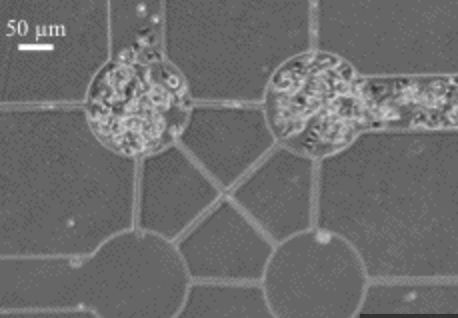
#> input picture Edge_Detection/test_1.png, 458 x 318 px
$ jupyter execute --allow-errors edgeDetection.ipynb
#> lines starting #> are read from the running program, lines starting #| are printed output that depends on the picture; after the words box and inside, x2 and y2 are one past the last pixel; in counts of white or black regions, pixels touching at a corner belong together
# Edge Detection in Microscopic Cells

[cell 1]
import numpy as np
import cv2 as cv
from matplotlib import pyplot as plt

# Read the image
from skimage import io

[cell 2]
# Read from skimage
# Reads with color
raw_img = io.imread("test_1.png");
#> raw_img is the input picture: shape (318, 458, 4); mean R, G, B, A 110, 110, 110, 255
print("shape of the image:", raw_img.shape)  ### width, height, and num_channels (e.g., RBG) of the image
#| shape of the image: (318, 458, 4)
print(f"there are {np.prod(raw_img.shape[:-1])} pixels in the image.")
#| there are 145644 pixels in the image.
print("First 10 pixels of the image: " + str(raw_img[0][:10])); # (R,G,B, Transperency for each pixel)
#| First 10 pixels of the image: [[102 102 102 255]
#|  [102 102 102 255]
#|  [102 102 102 255]
#|  [ 98  98  98 255]
#|  [ 90  89  89 255]
#|  [ 90  89  90 255]
#|  [ 97  98  98 255]
#|  [102 102 102 255]
#|  [102 102 102 255]
#|  [ 97  98  98 255]]

# Image using CV
# cv doesn't use color, seems to maybe average or take the first value
img = cv.imread("test_3.png", 0);
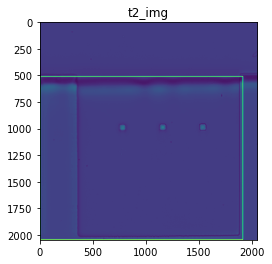
#> input picture Edge_Detection/test_3.png, 272 x 264 px
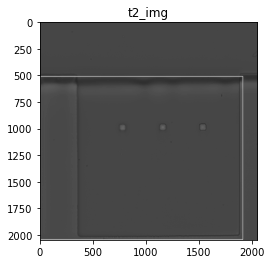
#> img: shape (264, 272); min 0, max 255, mean 129.2

# Guassian Filtering
dst = cv.GaussianBlur(img,(3,3),0)

# Sobel Derivative Filtering with Gaussian
sobelGaussx = cv.Sobel(src=dst, ddepth=cv.CV_16S, dx=1, dy=0, ksize=5) # Sobel Edge Detection on the X axis
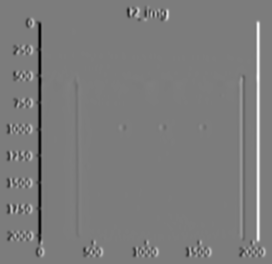
#> sobelGaussx: shape (264, 272) int16; min -8645, max 8993, mean 0; drawn with min black and max white
sobelGaussy = cv.Sobel(src=dst, ddepth=cv.CV_16S, dx=0, dy=1, ksize=5) # Sobel Edge Detection on the Y axis
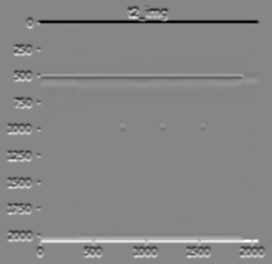
#> sobelGaussy: shape (264, 272) int16; min -8590, max 7744, mean 0; drawn with min black and max white
sobelGaussxy = cv.Sobel(src=dst, ddepth=cv.CV_16S, dx=1, dy=1, ksize=5) # Combined X and Y Sobel Edge Detection
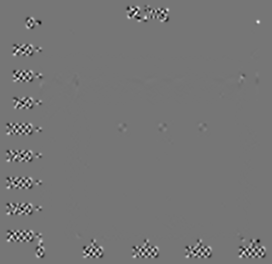
#> sobelGaussxy: shape (264, 272) int16; min -1390, max 1607, mean 0; drawn with min black and max white

# Sobel Derivative Filtering without Gaussian
sobelx = cv.Sobel(src=img, ddepth=cv.CV_16S, dx=1, dy=0, ksize=5) # Sobel Edge Detection on the X axis
sobely = cv.Sobel(src=img, ddepth=cv.CV_16S, dx=0, dy=1, ksize=5) # Sobel Edge Detection on the Y axis
sobelxy = cv.Sobel(src=img, ddepth=cv.CV_16S, dx=1, dy=1, ksize=5) # Combined X and Y Sobel Edge Detection

print("Image shape: ",img.shape)
#| Image shape:  (264, 272)
print("First 10 pixels of the Normal image: " + str(img[0][:10]));
#| First 10 pixels of the Normal image: [255 255 255 255 255 255 255 255 255 255]
print("Kernel Size of Normal: ")
print("First 5 pixels of 1st row the Guassian image: " + str(img[0][:5]));
#| First 5 pixels of 1st row the Guassian image: [255 255 255 255 255]
print("First 5 pixels of 2nd row the Guassian image: " + str(img[1][:5]));
#| First 5 pixels of 2nd row the Guassian image: [255 255 255 255 255]
print("First 5 pixels of 3rd row the Guassian image: " + str(img[2][:5]));
#| First 5 pixels of 3rd row the Guassian image: [255 255 255 255 255]
print("First 5 pixels of 4th row the Guassian image: " + str(img[3][:5]));
#| First 5 pixels of 4th row the Guassian image: [255 255 255 255 255]
print("First 5 pixels of 5th row the Guassian image: " + str(img[4][:5]));
#| First 5 pixels of 5th row the Guassian image: [255 255 255 255 255]
print("Gaussian shape: ", dst.shape)
#| Gaussian shape:  (264, 272)
print("Kernel Size of Gaussian: ")
print("First 5 pixels of 1st row the Guassian image: " + str(dst[0][:5]));
#| First 5 pixels of 1st row the Guassian image: [255 255 255 255 255]
print("First 5 pixels of 2nd row the Guassian image: " + str(dst[1][:5]));
#| First 5 pixels of 2nd row the Guassian image: [255 255 255 255 255]
print("First 5 pixels of 3rd row the Guassian image: " + str(dst[2][:5]));
#| First 5 pixels of 3rd row the Guassian image: [255 255 255 255 255]
print("First 5 pixels of 4th row the Guassian image: " + str(dst[3][:5]));
#| First 5 pixels of 4th row the Guassian image: [255 255 255 255 255]
print("First 5 pixels of 5th row the Guassian image: " + str(dst[4][:5]));
#| First 5 pixels of 5th row the Guassian image: [255 255 255 255 255]

# Using Canny Edge Detection Filter
edges = cv.Canny(img, 100, 200);
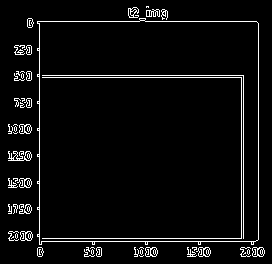
#> edges: shape (264, 272); 4.7% white in thin lines or dots, all inside (x1, y1, x2, y2) = (8, 6, 265, 257)

[cell 3]
plt.subplot(121), plt.imshow(img, cmap = 'gray')
plt.title("Original Image"), plt.xticks([]),plt.yticks([])

# [13 lines of commented-out code are left out]

plt.subplot(121), plt.imshow(sobelx, cmap = 'gray')
plt.title('Sobel Imaging without Gaussing x'), plt.xticks([]), plt.yticks([])

plt.subplot(122), plt.imshow(sobely, cmap = 'gray')
plt.title('Sobel Imaging without Gaussing y'), plt.xticks([]), plt.yticks([])

# [5 lines of commented-out code are left out]

[cell 4]
plt.show();

[cell 5]
# Quick Gaussian blur experiment
# Suppose a matrix that is all ones by 5 x 5, 2D array
# Guassian_Test = [
#     [1,1,1,1,1],
#     [1,1,1,1,1],
#     [1,1,1,1,1],
#     [1,1,50,1,1],
#     [1,1,1,1,1]
# ];

Gaussian_Test = [
    [50,1],
    [1,2]
];

# SD and Mean
arr = np.array(Gaussian_Test);
print("SD of matrix: ", str(arr.std()));
print("Mean of matrix: ", str(arr.mean()));

# Conversion to UMat
#> (the rest of this cell did not finish here and is left out)

# USING HED (Holistically-Nested Edge Detection)

[cell 6]
import cv2

# Image using CV
img = cv2.imread("test_1.png");
#> img: shape (318, 458, 3)

(H, W) = img.shape[:2]
#> H = 318; W = 458
blob = cv2.dnn.blobFromImage(img, scalefactor=1.0, size=(W, H), swapRB=False, crop=False)
#> (the rest of this cell did not finish here and is left out)

# Corner Detection Using Harris

[cell 7]
import numpy as np
import cv2 as cv
filename = "test_4.png"
img = cv.imread(filename)
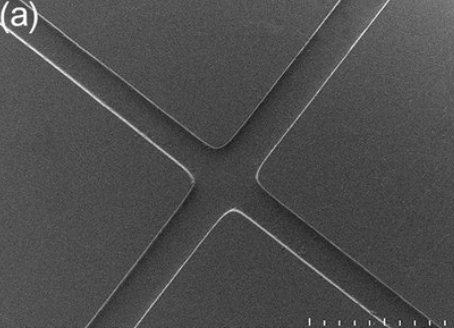
#> input picture Edge_Detection/test_4.png, 454 x 328 px
#> img is the input picture: shape (328, 454, 3); min 23, max 255, mean 77
gray = cv.cvtColor(img,cv.COLOR_BGR2GRAY)
gray = np.float32(gray)
dst = cv.cornerHarris(gray,2,3,0.04)
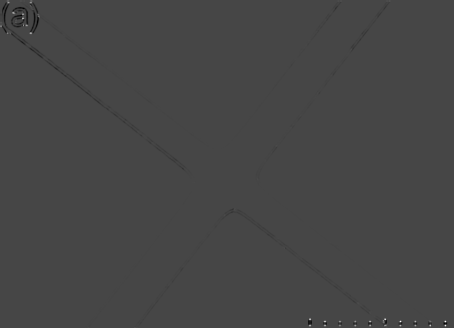
#> dst: shape (328, 454) float32; min -17379626, max 45661248, mean -38998.5; drawn with min black and max white
#result is dilated for marking the corners, not important
dst = cv.dilate(dst,None)
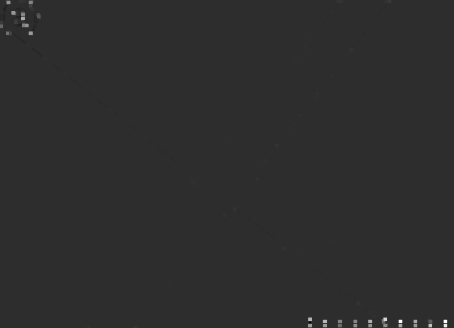
#> dst: shape (328, 454) float32; min -9992298, max 45661248, mean 65833.6; drawn with min black and max white
# Threshold for an optimal value, it may vary depending on the image.
img[dst>0.01*dst.max()]=[0,0,255]
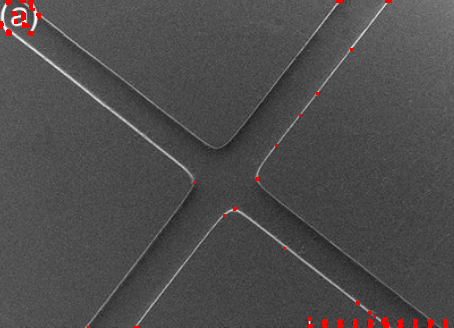
#> img: shape (328, 454, 3); 0.67% of pixels changed, all inside (x1, y1, x2, y2) = (0, 0, 448, 328)
cv.imshow('dst',img)
if cv.waitKey(0) & 0xff == 27:
#> (key Esc is pressed here)
    cv.destroyAllWindows()
